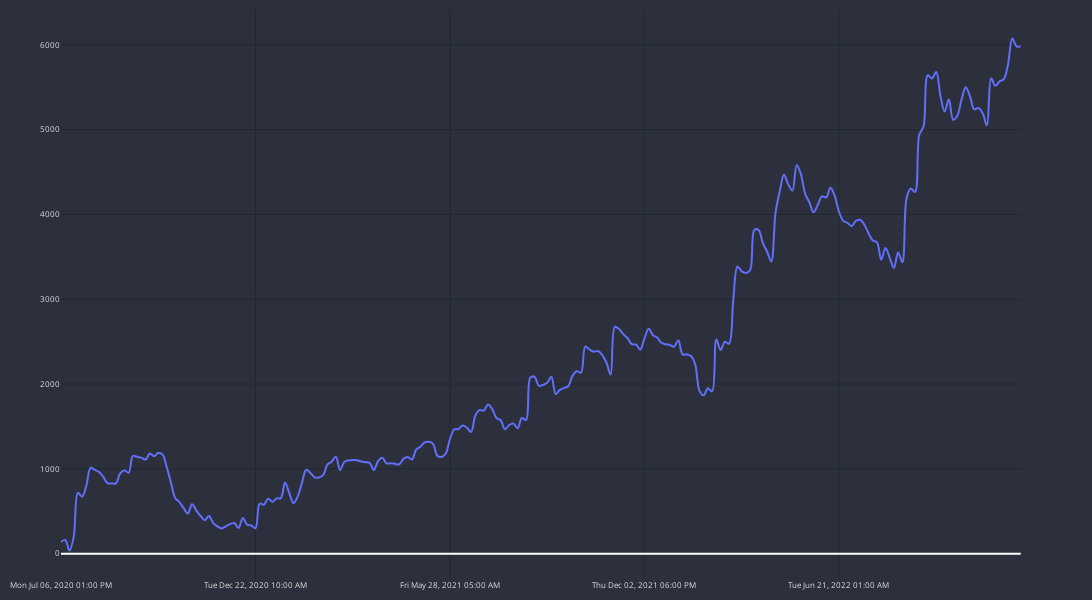

The notebook cell saved with this chart:
### Code cell
cp = CandlePlot(df_trades, candles=False)
cp.show_plot(line_traces=['GAIN_C'])

### Figure 1 — Plotly figure (JSON) as saved in the notebook; plotly's stock layout.template omitted (floating-point values rounded to 4 significant figures; data arrays with more than 128 entries replaced by an {"elided": "..."} marker saying what was removed)
{"data": [{"line": {"shape": "spline", "width": 2}, "name": "GAIN_C", "type": "scatter", "x": {"elided": "228 str values"}, "xaxis": "x", "y": {"elided": "228 float values"}, "yaxis": "y"}], "layout": {"font": {"color": "#e1e1e1", "size": 8}, "height": 600, "margin": {"b": 10, "l": 10, "r": 10, "t": 10}, "paper_bgcolor": "#2c303c", "plot_bgcolor": "#2c303c", "width": 1100, "xaxis": {"anchor": "y", "domain": [0, 0.94], "gridcolor": "#1f292f", "nticks": 5, "rangeslider": {"visible": false}}, "yaxis": {"anchor": "x", "domain": [0, 1], "gridcolor": "#1f292f"}, "yaxis2": {"anchor": "x", "gridcolor": "#1f292f", "overlaying": "y", "side": "right"}}}
